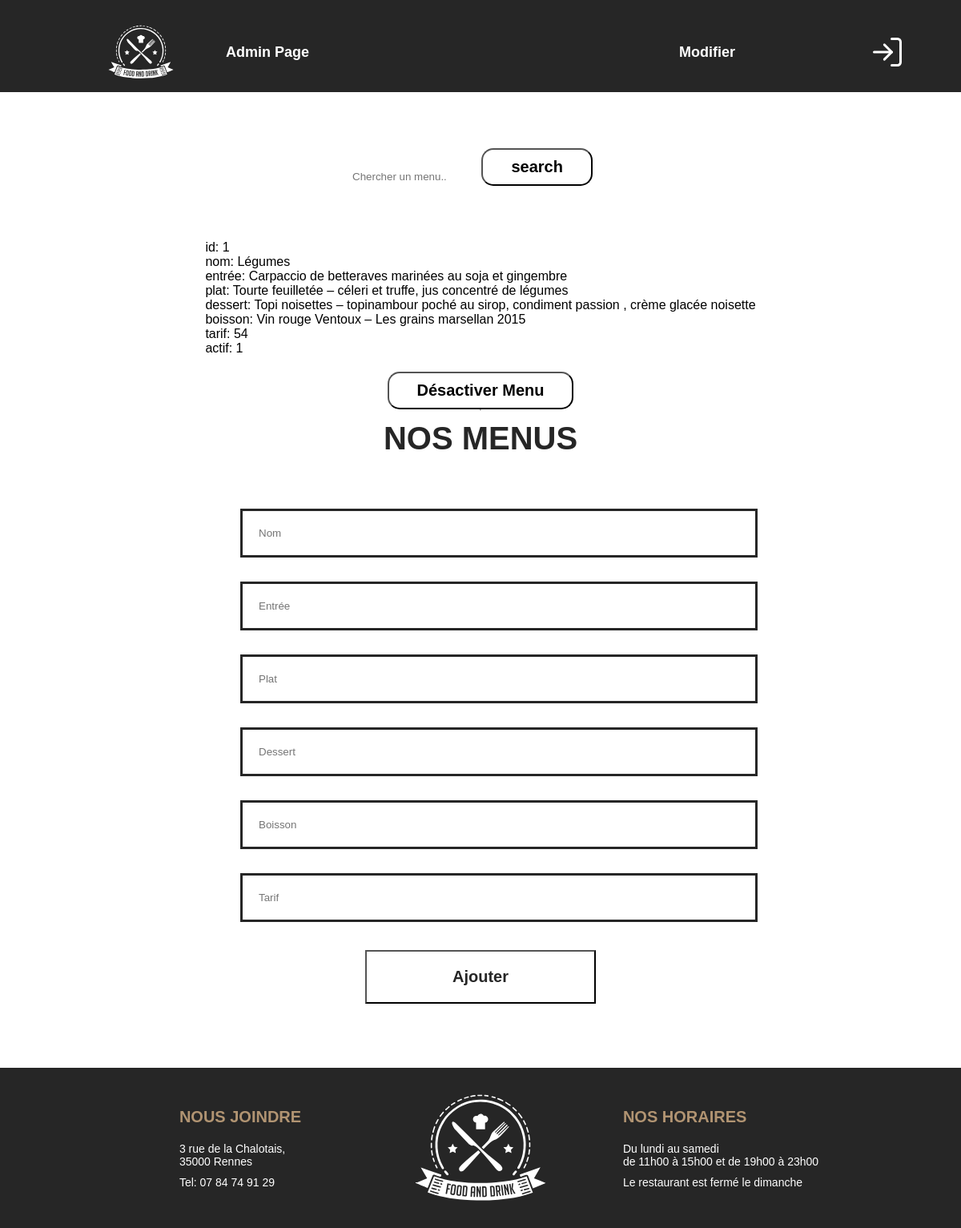
The app's page /admin.php?menu_nom=Légumes with its own data.
### tables this page shows
CREATE TABLE IF NOT EXISTS `menu` (
  `id` int NOT NULL AUTO_INCREMENT,
  `nom` text NOT NULL,
  `entrée` text NOT NULL,
  `plat` text NOT NULL,
  `dessert` text NOT NULL,
  `boisson` text NOT NULL,
  `tarif` float NOT NULL,
  `actif` int NOT NULL,
  PRIMARY KEY (`id`)
);

### admin.php (the view, shortened to what this page needs)
<!DOCTYPE html>
<html lang="en">
<head>
    <link rel="stylesheet" href="css/style.css">
</head>
<body>
    <header class="headeradmin">
        <nav class="nav">
            <div class="logo" id="head">
                <img src="images/food-and-drink.svg" alt="">
            </div>
            <div class="admin_header">
                <ul>
                    <a href="admin.php">
                        <li>Admin Page</li>
                    </a>
                    <a href="editer.php">
                        <li>Modifier</li>
                    </a>
                </ul>
            </div>
            <div class="log-in">
                <img src="images/log-in.svg" alt="">
            </div>
        </nav>
    </header>
    <section class="change_admin_page">
        <form action="" method="get">
        <div class="flex_center search_bar">
            <input id="searchbar" onkeyup="search_menu()" type="text" name="menu_nom" placeholder="Chercher un menu..">
            <div class="bouton">
                <button type="submit" value="submit" name="submit">search</button>
            </div>
        </div>
        </form>
        <?php
        include 'basedoneesite.php';
        if (isset($_GET['menu_nom'])) {
            $nom = $_GET['menu_nom'];
            $query = "SELECT * FROM menu WHERE nom = :nom";
            $stmt = $dbb->prepare($query);
            $stmt->bindParam(':nom', $nom, PDO::PARAM_STR);
            $stmt->execute();
            if ($stmt->rowCount() > 0) {
                while ($row = $stmt->fetch(PDO::FETCH_ASSOC)) {
                    foreach ($row as $key => $value) {
                        echo $key . ": " . $value . "<br>";
                    }
                    echo "<form method='post'>";
                    echo "<button type='submit' name='deactivate' value='" . $row['id'] . "'>Désactiver Menu</button>";
                    echo "</form>";
                    echo "<hr>";
                }
            } else {
                echo "veuiller entrer une recette existante";
            }
        }
?>
        <div class="flex_center admin_change">
            <h2>NOS MENUS</h2>
        </div>
        <div class="formulaire">
            <form action="ajouter.php"  method='POST'>
                <div class="bloc_forme" id="bloc_nom">
                  <input class="bloc_form" type="text" id="nom" name="menu_nom" placeholder="Nom">
                </div>
                <div class="bloc_forme" id="bloc_entree">
                  <input class="bloc_form" type="Text" id="entree" name="menu_entree" placeholder="Entrée">
                </div>
                <div class="bloc_forme" id="bloc_plat">
                    <input class="bloc_form" type="text" id="plat" name="menu_plat" placeholder="Plat">
                  </div>
                <div class="bloc_forme" id="bloc_dessert">
                    <input class="bloc_form" type="Text" id="dessert" name="menu_dessert" placeholder="Dessert">
                </div>
                <div class="bloc_forme" id="bloc_boisson">
                    <input class="bloc_form" type="text" id="boisson" name="menu_boisson" placeholder="Boisson">
                </div>
                <div class="bloc_forme" id="bloc_tarif">
                    <input class="bloc_form" type="Text" id="tarif" name="menu_tarif" placeholder="Tarif">
                </div>
                <div class="bloc_forme buttons">
                    <button class="btn btn_admin" type="submit">Ajouter</button>
                </div>
              </form>
        </div>
    </section>
    <footer class="flex_center">
        <div class="flex-container">
            <div class="bloc nous_joindre">
                <div>
                    <h3>NOUS JOINDRE</h3>
                    <div class="text_footer">
                        <p>3 rue de la Chalotais,<br/>35000 Rennes</p>
                        <p>Tel: 07 84 74 91 29</p>
                    </div>
                </div>
            </div>
            <div class="bloc logo">
                <img src="images/food-and-drink.svg" alt="">
            </div>
            <div class="bloc nos_horaire">
                <div>
                    <h3>NOS HORAIRES</h3>
                    <div class="text_footer">
                        <p>Du lundi au samedi<br/>de 11h00 à 15h00 et de 19h00 à 23h00</p>
                        <p>Le restaurant est fermé le dimanche</p>
                    </div>
                </div>
            </div>
        </div>
    </footer>
</body>
</html>

### css/style.css (style rules this page uses)
* { margin: 0; padding: 0; }
html { font-family: Arial, Helvetica, sans-serif; }
.flex-container { display: flex; justify-content: space-between; }
h2 { margin: 0 auto; margin-top: 5%; font-size: 36px; font-weight: bold; margin-bottom: 20px; }
h3 { font-size: 22px; font-weight: bold; margin-top: 50px; margin-bottom: 20px; }
nav { font-size: 20px; align-items: center; }
a { text-decoration: none; }
header { padding-top: 15px; font-weight: bold; }
header ul { display: flex; list-style: none; }
.logo img { width: 100%; }
input { width: 75%; margin-top: 25px; background-color: rgba(225, 225, 225, 0); padding: 3% 22% 3% 1%; border: none; }
button { justify-content: center; margin-top: 20px; font-size: 20px; color: rgb(0, 0, 0); background-color: rgba(0, 0, 0, 0); border: solid ease 2px; font-weight: 700; border-radius: 15px; padding: 10px 35px 10px 35px; }
.headeradmin { background-color: #262626; display: flex; justify-content: center; }
.nav { display: flex; align-items: center; padding-left: 70px; padding-right: 70px; width: 90%; height: 100px; }
ul { display: flex; justify-content: space-between; width: 100%; }
li { color: white; }
.logo { height: 100%; }
.logo img { height: 100%; }
#head { width: 20%; }
.log-in { display: flex; justify-content: right; width: 20%; }
.admin_header { width: 60%; display: flex; justify-content: left; }
.admin_header ul a li { font-size: 18px; font-weight: 700; }
.flex_center { display: flex; justify-content: center; }
.change_admin_page { display: flex; flex-direction: column; align-items: center; }
.change_admin_page .search_bar { width: 70%; margin: 50px; }
#searchbar { outline: 0; border-width: 0 0 2px; border-color: #262626; width: 100%; padding: 15px; }
.admin_change { flex-direction: column; height: 100%; }
.admin_change h2 { color: #262626; font-size: 40px; }
.formulaire { width: 50%; margin-top: 30px; margin-bottom: 80px; }
.bloc_form { width: 100%; margin: 15px 0px; padding: 20px 20px; border-radius: 0px; background-color: white; border-color: #262626; border-style: solid; }
.buttons { margin-top: 20px; display: flex; justify-content: space-between; }
.btn { width: 100%; border-radius: 0px; color: #262626; background-color: white; cursor: pointer; transition-duration: 0.4s; margin: 0 auto; }
.btn_admin { width: 48%; padding: 20px 0px; font-weight: 600; font-size: 20px; }
footer { background-color: #262626; height: 200px; }
h3 { margin-bottom: 20px; color: #B19472; font-size: 20px; }
.bloc { width: 300px; display: flex; align-items: center; justify-content: start; flex-direction: column; }
.text_footer p { margin-bottom: 10px; font-size: 14px; color: white; }

### records on screen
menu: key "id", id "1", key "nom", nom "Légumes", key "entrée", entrée "Carpaccio de betteraves marinées au soja et gingembre", key "plat", plat "Tourte feuilletée – céleri et truffe, jus concentré de légumes", key "dessert", dessert "Topi noisettes – topinambour poché au sirop, condiment passion , crème glacée noisette", key "boisson", boisson "Vin rouge Ventoux – Les grains marsellan 2015", key "tarif", tarif "54", key "actif", actif "1"
